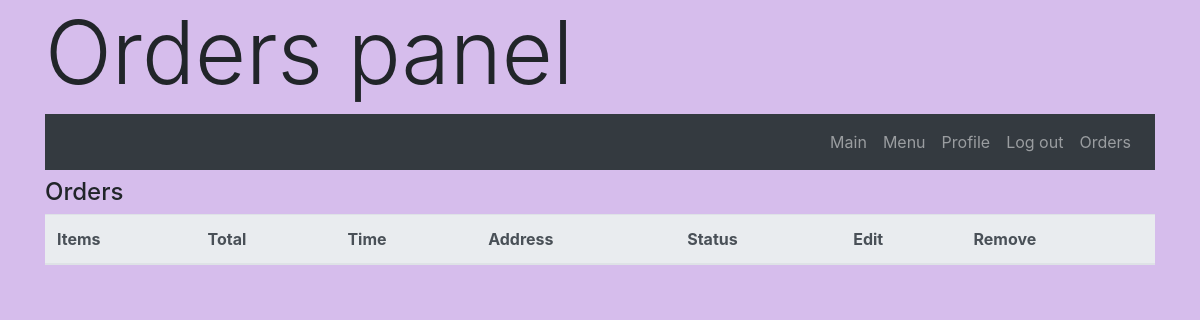
The page /orders/ (signed in) on the database as committed earlier.
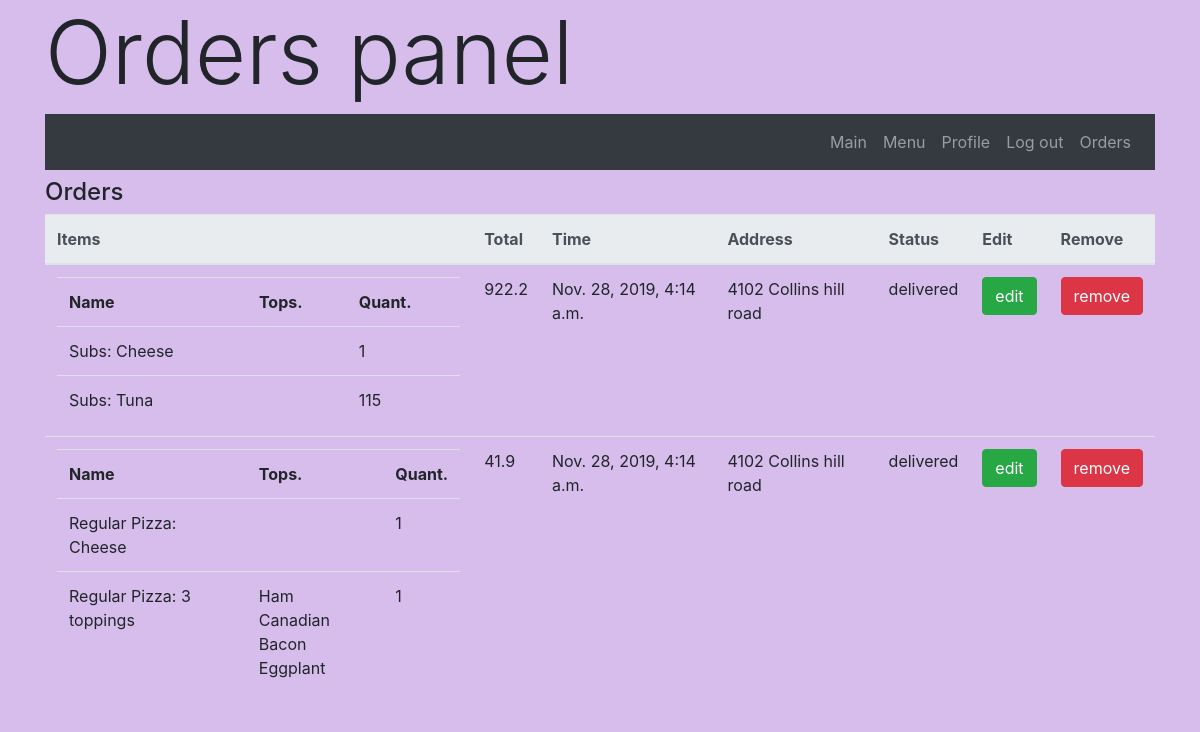
The same page on the database as committed later.
### orders/models.py (models this page shows, shortened)
class Order(models.Model):
    items = models.ManyToManyField(OrderItem, related_name='order_items')
    user = models.ForeignKey(User, on_delete=models.CASCADE, related_name='user_order', blank=False, null = False)
    status = models.ForeignKey(OrderStatus,on_delete = models.CASCADE, related_name='order_statuses', blank = False, null = False, default = 3)
    date = models.DateTimeField(auto_now_add=True, blank=True, null=True)
    date_updated = models.DateTimeField(auto_now_add=True, blank=True, null=True)
    def price(self):
        output = 0
        for item in self.items.all():
            output+= item.price()
        return round(output,2)
    class Meta:
        ordering = ['-date_updated']

class OrderItem(models.Model):
    item = models.ForeignKey(MenuItem, on_delete=models.CASCADE, blank=False)
    amount = models.IntegerField()
    toppings = models.ManyToManyField(Kind, blank=True, related_name='order_item_toppings')
    def price(self):
        return round(self.amount*self.item.price, 2)

class MenuItem(models.Model):
    category = models.ForeignKey(Category, on_delete=models.CASCADE, related_name="categories", blank = True, null = True)
    size = models.ForeignKey(Size, on_delete=models.CASCADE, related_name="sizes", blank = True, null = True)
    price = models.FloatField(blank=True, null = True)
    kind = models.ForeignKey(Kind,on_delete=models.CASCADE, related_name='kinds')
    menu_priority = models.IntegerField(default = 100)
    def __str__(self):
        if str(self.category) != 'Toppings':
            return f'{self.category}: {self.kind}'
        return f'{self.category}: {self.kind}'
    class Meta:
        ordering = ['-category', 'price', 'size']

class Category(models.Model):
    category =  models.CharField(max_length=64)
    sizes = models.ManyToManyField(Size, related_name="cat_sizes", blank = True, null = True)
    kinds = models.ManyToManyField(Kind, related_name='cat_kinds', blank = False)
    menu_priority = models.IntegerField(default = 100)
    no_price=models.BooleanField(default=False)
    toppings = models.BooleanField(default=False)
    addable = models.BooleanField(default=False)
    def __str__(self):
        return f'{self.category}'
    class Meta:
        ordering = ['menu_priority']

class Kind(models.Model):
    kind = models.CharField(max_length=64)
    menu_priority = models.IntegerField(default = 100)
    toppings_allowed = models.IntegerField(default = 0)
    def __str__(self):
        return f'{self.kind}'
    class Meta:
        ordering = ['-menu_priority']

class Profile(models.Model):
    user = models.OneToOneField(User, on_delete=models.CASCADE)
    address = models.CharField(max_length=256, blank=True)
    orders = models.ManyToManyField(Order, related_name='users_orders', blank = True)
    firstname = models.CharField(max_length=64, blank = True)
    lastname = models.CharField(max_length=64, blank = True)
    cart = models.ManyToManyField(Cart, related_name='users_cart', blank = True)

class OrderStatus(models.Model):
    status_category =  models.ForeignKey(StatusCatergory, on_delete=models.CASCADE, related_name='statuses_cat', blank=True, default = 1)
    status = models.CharField(max_length=64)
    def __str__(self):
        return f"{self.status}"

### orders/views.py (the view)
# urls.py: path('orders/', views.order, name = 'orders'),
def order(request, user=None):
    if request.user.is_staff:
        content = {
            'orders':Order.objects.all(),
            'user':request.user,
        }
        return render(request, 'orders/orders.html', content)
    else:
        return render(request, 'orders/index.html')

### orders/templates/orders/orders.html (shortened to what this page needs)
{%extends 'orders/base.html' %}
{%block h1%} <h1 class="display-2 container">Orders panel</h1> {%endblock%}
{%block body%}
<div class="container">
    <table class='table w-100'>
        <h4>Orders</h4>
        <thead class='thead-light'>
            <tr>
                <th>Items</th>
                <th>Total</th>
                <th>Time</th>
                <th>Address</th>
                <th>Status</th>
                <th>Edit</th>
                <th>Remove</th>
            </tr>
        </thead>
        <tbody>
            {%for order in orders%}
            <tr id={{order.id}}>
                <td >
                    <table class='w-100'>
                        <tr>
                            <th>
                                Name
                            </th>
                            <th>
                                Tops.
                            </th>
                            <th>
                                Quant.
                            </th>
                        </tr>
                        {%for item in order.items.all%}
                        <tr>
                            <td>
                                {{item.item}}
                            </td>
                            <td>
                                {%for topping in item.toppings.all%}
                                <div>{{topping.kind}}</div>
                                {%endfor%}
                            </td>
                            <td>
                                {{item.amount}}
                            </td>
                        </tr>
                        {%endfor%}
                    </table>
                </td>
                <td>
                    <div> {{order.price}}</div>
                </td>
                <td>
                    <div class='order_time'> {{order.date}}</div>
                </td>
                <td>
                    <div> {{order.user.profile.address}}</div>
                </td>
                <td>
                    <div id='{{order.id}}order_status' class='order_status'> {{order.status}}</div>
                </td>
                <td>
                    <div> <span class="edit_order btn btn-success">edit</span></div>
                </td>
                <td>
                    <div> <span class="cancel_order btn btn-danger">remove</span></div>
                </td>
            </tr>
            {%endfor%}
        </tbody>
    </table>
</div>
{%endblock%}

Rows that differ between the two databases and show on the page:
added Order: price "922.2", date "Nov. 28, 2019, 4:14 a.m.", user.profile.address "4102 Collins hill road", status "delivered"
added OrderItem: item "Subs: Cheese", amount "1", shown under "922.2"
added OrderItem: item "Subs: Tuna", amount "115", shown under "922.2"
added Order: price "41.9", date "Nov. 28, 2019, 4:14 a.m.", user.profile.address "4102 Collins hill road", status "delivered"
added OrderItem: item "Regular Pizza: Cheese", amount "1", shown under "41.9"
added OrderItem: item "Regular Pizza: 3 toppings", amount "1", shown under "41.9"
now on this page (row unchanged): Kind: kind "Ham"
now on this page (row unchanged): Kind: kind "Canadian Bacon"
now on this page (row unchanged): Kind: kind "Eggplant"
